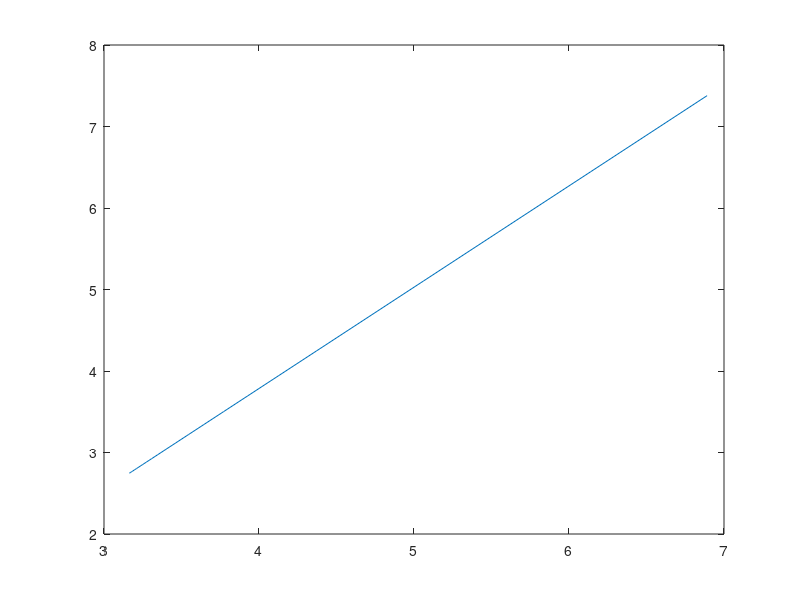

Reproduce this figure in MATLAB.
f = @(x,y) (x-pi).^2+(y-exp(1)).^2;
grad_f = @(x,y) [2*(x-pi),2*(y-exp(1))];
n = 0.1;
eps = 0.01;

x_0 = [9,10];
x_1 = x_0 - n*grad_f(x_0(1),x_0(2));
k = 0;

x_k = x_0;
x_k1 = x_1;
X = 0;
while norm(x_k1 - x_k) >= eps
    x_k = x_k1;
    x_k1 = x_k - n*grad_f(x_k(1),x_k(2))
    k = k+1;
    X(k,1) = x_k1(1)
    X(k,2) = x_k1(2)
end
grid on
plot(X(:,1),X(:,2))